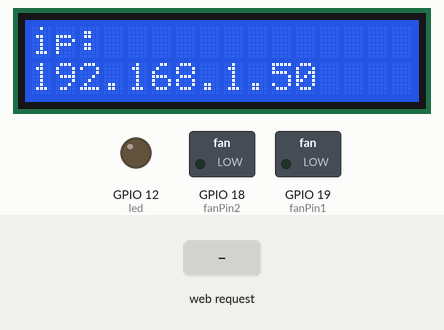
This sketch was run on a simulated ESP32. Parts: 16×2 character LCD, switched loads named in the sketch (green lamp = pin HIGH), output pins drawn as LEDs (lit = HIGH). The inputs (shaded band) are chosen by the test bench. WiFi joins after 1.5 s; servers stay silent unless stated; what the sketch prints to the serial monitor is not drawn.

Above: at 2.7 s.
2.8 s: HTTP request GET /led/on received
At 3.1 s:
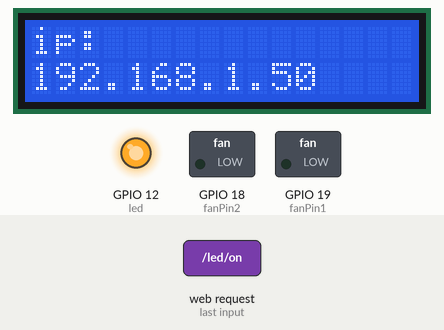
4.3 s: HTTP request GET /fan/on received
At 5.4 s:
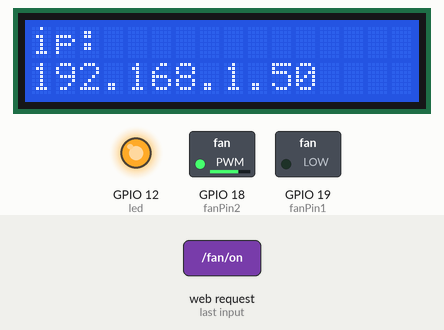
5.8 s: HTTP request GET /led/off received
At 6.6 s:
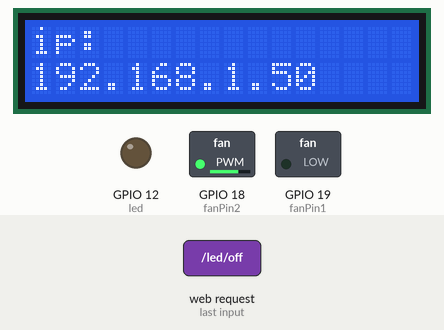
7.3 s: HTTP request GET /fan/off received
At 7.7 s:
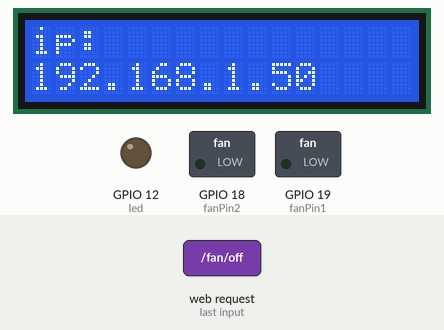
Timing chart, 0 to 9.8 s (numbered marks = the images above; inputs shaded):
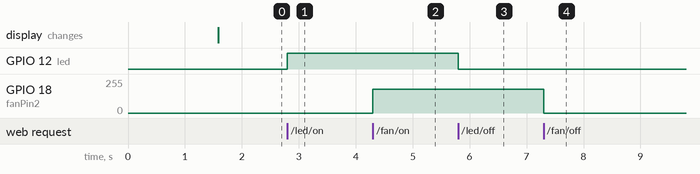

Measured:
- after the input at 2.8 s, GPIO 12 (led): LOW → HIGH at once
- after the input at 4.3 s, GPIO 18 (fanPin2): 0/255 → 180/255 at once
- after the input at 5.8 s, GPIO 12 (led): HIGH → LOW at once
- after the input at 7.3 s, GPIO 18 (fanPin2): 180/255 → 0/255 at once

The sketch:

Project_21_WIFI_LED_Fan.ino
```cpp
// Please install all these library that has been used in this file
#include <Arduino.h>
#include <WiFi.h>
#include <ESPmDNS.h>
#include <WiFiClient.h>

// Initialize a string to store the requested item
String item = "0";
// WiFi SSID
const char* ssid = "myinvententerprise";
// WiFi password
const char* password = "04222682";
// Create a WiFiServer object on port 80
WiFiServer server(80);
#include <Wire.h>
#include <LiquidCrystal_I2C.h>
// Create an LCD object with I2C address 0x27 and 16x2 display
LiquidCrystal_I2C mylcd(0x27, 16, 2);

// Define fan pin 1
// Define fan pin 2
// Define the yellow LED pin to 12
#define fanPin1 19
#define fanPin2 18
#define led 12

void setup() {
  // Start serial communication at 115200 baud
  // Initialize the LCD
  // Turn on the LCD backlight
  // Set the yellow LED pin as output
  // Set fan pin 1 as output
  // Set fan pin 2 as output
  Serial.begin(115200);
  mylcd.init();
  mylcd.backlight();
  pinMode(led, OUTPUT);
  pinMode(fanPin1, OUTPUT);
  pinMode(fanPin2, OUTPUT);

  // Connect to the specified WiFi network
  WiFi.begin(ssid, password);
  while (WiFi.status() != WL_CONNECTED) {
    // Wait for 500ms before checking the connection status again
    // Print a dot to indicate an ongoing connection attempt
    delay(500);
    Serial.print(".");
}
  // Print a newline character after connection is established
  // Print the SSID of the connected network
  // Print the IP address assigned to the ESP32
  // Start the TCP server
  // Register the service with MDNS
  // Set cursor to the first row, first column
  // Print "ip:" on the LCD
  // Set cursor to the second row, first column
  // Display the IP address on the LCD
  Serial.println("");
  Serial.print("Connected to ");
  Serial.println(ssid);
  Serial.print("IP address: ");
  Serial.println(WiFi.localIP());
  server.begin();
  Serial.println("TCP server started");
  MDNS.addService("http", "tcp", 80);
  mylcd.setCursor(0, 0);
  mylcd.print("ip:");
  mylcd.setCursor(0, 1);
  mylcd.print(WiFi.localIP());
}

void loop() {
  // Check if a client has connected
  WiFiClient client = server.available();
  if (!client) {
  // If no client is connected, return to the top of the loop
  return;
}

  while (client.connected() && !client.available()) {
  // Wait for the client to send data
  delay(1);
}

  // Read the request string until the carriage return character
  // Find the first space in the request
  // Find the second space in the request
  String req = client.readStringUntil('\r');
  int addr_start = req.indexOf(' ');
  int addr_end = req.indexOf(' ', addr_start + 1);

  if (addr_start == -1 || addr_end == -1) {
  Serial.print("Invalid request: ");
  // If the request is invalid, print the request
  Serial.println(req);
  return;
}

  // Extract the requested path from the request
  // Store the requested item in the 'item' variable
  // Print the requested item
  req = req.substring(addr_start + 1, addr_end);
  item = req;
  Serial.println(item);

  // Initialize a string to hold the response
  String s;
  if (req == "/") {
  // If the requested path is the root
  // Get the local IP address
  // Convert the IP address to a string
  // Start the HTTP response
  // Append the IP address to the response
  // End the HTML content
  // Print a message indicating that a 200 OK response is being sent
  // Send the response to the client
  IPAddress ip = WiFi.localIP();
  String ipStr = String(ip[0]) + '.' + String(ip[1]) + '.' + String(ip[2]) + '.' + String(ip[3]);
  s = "HTTP/1.1 200 OK\r\nContent-Type: text/html\r\n\r\n<!DOCTYPE HTML>\r\n<html>Hello from ESP32 at ";
  s += ipStr;
  s += "</html>\r\n\r\n";
  Serial.println("Sending 200");
  client.println(s);
}

  // If the requested path is "/led/on"
  if (req == "/led/on") {
  // Send a response to turn on the LED
  // Turn on the yellow LED
  client.println("turn on the LED");
  digitalWrite(led, HIGH);
}
  // If the requested path is "/led/off"
  if (req == "/led/off") {
  // Send a response to turn off the LED
  // Turn off the yellow LED
  client.println("turn off the LED");
  digitalWrite(led, LOW);
}
  // If the requested path is "/fan/on"
  if (req == "/fan/on") {
  // Send a response to turn on the fan
  // Set fan pin 1 to LOW
  // Set fan speed to 180
  client.println("turn on the fan");
  digitalWrite(fanPin1, LOW);
  analogWrite(fanPin2, 180);
}
  // If the requested path is "/fan/off"
  if (req == "/fan/off") {
  // Send a response to turn off the fan
  // Set fan pin 1 to LOW
  // Set fan speed to 0
  client.println("turn off the fan");
  digitalWrite(fanPin1, LOW);
  analogWrite(fanPin2, 0);
}

  client.stop();  // Close the connection
}
```
